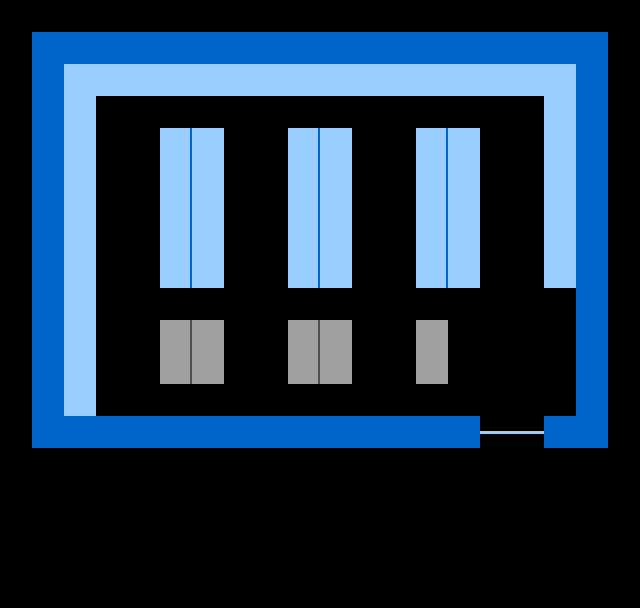

This figure's Python source:
import pandas as pd
import numpy as np
import random
import time
import logging
from supermarket_map import SupermarketMap
import cv2
import imageio
import glob

from customer import Customer

class Supermarket:
    """
    This is a Simulator class
    """
    def __init__(self, start_time, running_time, probs, new_mean, new_stddev, location_dic, market_layout, canvas):
        """
        Class constructor
        """
        self.cus_list = []
        self.new_cus_id = 0
        self.current_time = start_time
        self.running_time = running_time
        self.probs = probs
        self.state_list = list(probs.keys())
        self.new_mean = new_mean
        self.new_stddev = new_stddev
        self.df_doc = pd.DataFrame(columns=['timestamp','customer_no','location'])

        # for ploting
        self.location_dic = location_dic
        self.canvas = canvas
        self.market_layout = market_layout

        # statics
        self.new_customers = 0
        self.total_customers = 0
    
    def __repr__(self):
        """
        Class representation
        """
        return f'Simulation of Supermarket running for {self.running_time} minutes from {self.current_time}'

    def write_doc(self):
        """go through customer_list and write to the database 
        """
        for cus in self.cus_list:
            new_doc = pd.Series({'timestamp':self.current_time.strftime("%Y-%m-%d %H:%M:%S"), 'customer_no':cus.id, 'location':cus.state})
            self.df_doc = pd.concat([self.df_doc, new_doc.to_frame().T], ignore_index=True)
    
    def new_customer_amount(self):
        """return random integer according to the new customer rate of supermarket
        """
        new_cus = int(np.random.normal(self.new_mean,self.new_stddev))
        if new_cus < 0:
            return 0
        else:
            return new_cus

    def init_customers(self):
        """initialize customer_list according init_rate of supermarket
           and write to records to doc 
        """
        new_cus = self.new_customer_amount()
        while(new_cus == 0):
            new_cus = self.new_customer_amount()
        self.add_customers(new_cus)
        self.write_doc()
    
    def update_customers(self):
        """update current time customer state and every minute
           add new customers
           write to dataframe
           remove customers when state is checkout
        """
        self.current_time += pd.DateOffset(minutes=1)
        for cus in self.cus_list:
            cus.update_state(self.probs)
            cus.move_to(cus.state)
        new_cus = self.new_customer_amount()
        self.add_customers(new_cus)
        self.write_doc()
        
    def add_customers(self, new_cus_amount):
        """add a amount of customers and write to write to dataframe
        """
        self.new_customers = new_cus_amount
        self.total_customers += new_cus_amount
        for i in range(new_cus_amount):
            self.new_cus_id += 1
            cus = Customer(self.new_cus_id, self.location_dic)
            self.cus_list.append(cus)
   
    def remove_customers(self):
        """remove customer when state is checkout
           before remove write the doc
        """
        for cus in self.cus_list:
            if cus.state == "checkout":
                self.cus_list.remove(cus)

    def update_customer_pos(self):
        """update customer position x, y according to state
        """
        for cus in self.cus_list:
            cus.move_to(cus.state)

    def draw_customers(self):
        """draw customers to canvas
        """
        for cus in self.cus_list:
            cus.draw(self.canvas)

    def draw_text(self ,x ,y, text):
        """draw single line text, config text
        """
        font = cv2.FONT_HERSHEY_SIMPLEX
        position = (x, y)
        fontScale = 0.5
        color = (255, 255, 255)
        thickness = 1
        image = cv2.putText(self.canvas, text, position, font, fontScale, color, thickness, cv2.LINE_AA)
        return image

    def draw_info(self):
        """draw information text
        """
        self.draw_text(32,500,self.current_time.strftime("%Y-%m-%d %H:%M:%S"))
        self.draw_text(260,500,f'{self.new_customers} new customers coming')
        self.draw_text(260,530,f'currently {len(self.cus_list)} customers in the supermarket')
        self.draw_text(260,560,f'in total {self.total_customers} customers')

    def run_simulation(self):
        """run through the running time
           plot to canvas
           save doc to csv file
        """
        market_plan = SupermarketMap(self.market_layout)
        market_plan.draw(self.canvas)
        self.init_customers()
        self.draw_customers()
        self.draw_info()
        cv2.imshow("Supermarket simulation", self.canvas)
        min = 0
                
        while min in range(self.running_time):
            min += 1 
            time.sleep(3)

            market_plan.draw(self.canvas)
            self.update_customers()
            self.draw_customers()
            self.draw_info()
            self.remove_customers()

            # https://www.ascii-code.com/
            key = cv2.waitKey(1)
            if key == 113: # 'q' key
                break
            
            cv2.imshow("Supermarket simulation", self.canvas)
            cv2.imwrite(f'images/simu-{min}.jpg', self.canvas)

   
            
        self.df_doc.to_csv('simulation_result.csv', sep=';',index=False)
        market_plan.write_image("supermarket.png")
        time.sleep(5)
        k = cv2.waitKey(0)
        print("ASCII value of pressed key:", k)
        cv2.destroyAllWindows()
        
        image_lst = [cv2.cvtColor(cv2.imread(file), cv2.COLOR_BGR2RGB) for file in glob.glob('images/*.jpg')]
        imageio.mimsave('simu.gif', image_lst, fps=1)
        
    
        

        



    
    



    